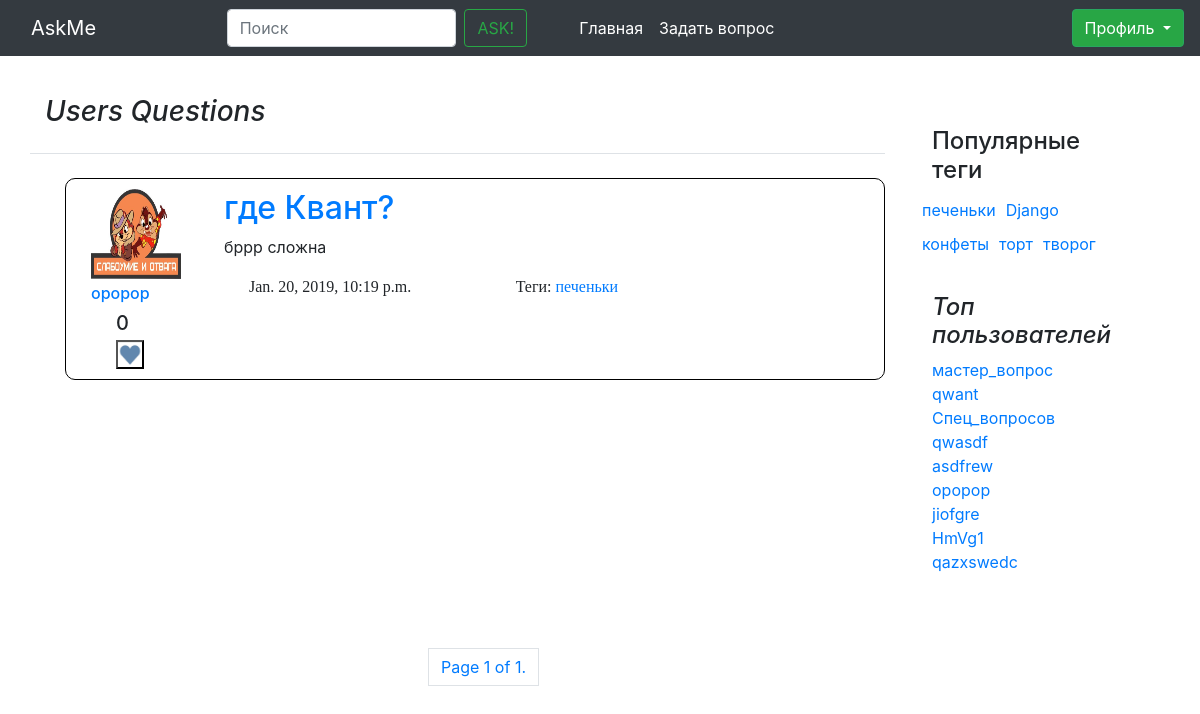
Screenshot of /user/questions/6/ with the database file from the repository.
### questions/models.py (models this page shows, shortened)
class Question(models.Model):
    author = models.ForeignKey(CustomUser, on_delete=models.CASCADE)
    title = models.CharField(max_length=120, default='', verbose_name=u"Заголовок вопроса", null=True)
    text = models.TextField(verbose_name=u"Полное описание вопроса", null=True)
    create_date = models.DateTimeField(default=datetime.now, verbose_name=u"Время создания вопроса", null=True)
    is_active = models.BooleanField(default=True, verbose_name=u"Доступность вопроса")
    tags = models.ManyToManyField(Tag, blank=True)
    rating = models.IntegerField(default=0, null=False, verbose_name="Рейтинг вопроса")
    objects = QuestionManager()
    class Meta:
        ordering = ['-create_date']

class CustomUser(AbstractUser):
    upload = models.ImageField(upload_to='uploads/%Y/%m/%d/', blank=False)
    registration_date = models.DateTimeField(default=timezone.now, verbose_name="Дата решистрации", null=True)
    rating = models.IntegerField(default=0, verbose_name="Рейтинг пользователя", null=True)
    objects = UserManager()
    def __str__(self):
        return self.username

class Tag(models.Model):
    title = models.CharField(max_length=120, verbose_name=u"Заголовок ярлыка", null=True)
    objects = TagManager()
    def __str__(self):
        return self.title

### questions/views.py (the view)
# urls.py: path('user/questions/<int:id>/', views.user_questions, name='user_questions'),
def user_questions(request, id):	#Переделай вид страницы! не красиво!
	return render(request, "user_question.html", {
		'questions': paginate(request, models.Question.objects.get_by_user(user_id=id)),
        'tags' : paginate(request, models.Tag.objects.hottest())[:10],
        'users' : paginate(request, models.CustomUser.objects.by_rating())[:10],
        'page_objects' : paginate(request, models.Question.objects.get_by_user(user_id=id)),
		})

### questions/manager.py (called while the page is built)
    def get_by_user(self, user_id):
        return self.all().filter(author__id=user_id)

    def hottest(self):
        return self.annotate(question_count=Count('question')).order_by('-question_count')

    def by_rating(self):
        return self.order_by('-rating')

### questions/views.py (called while the page is built)
def paginate(request, objects_list):
    paginator = Paginator(objects_list, 30)
    page = request.GET.get('page')
    try:
        objects = paginator.page(page)
    except PageNotAnInteger:
        objects = paginator.page(1)
    except EmptyPage:
        objects = paginator.page(paginator.num_pages)
    return objects

### questions/templates/user_question.html
{% extends "tag_find.html" %}
{% load static %}
{% block NamePage_title %}
    Users Questions
{% endblock NamePage_title %}
{% block userPost %}
  {% include "question_frame.html" %}
{% endblock userPost %}

### questions/templates/question_frame.html (shortened to what this page needs)
{% load static %}
<link rel="stylesheet" href="{% static "/css/Like.css" %}">
  {% for obj in questions %}
      <div class="blog-post row Post box-shadow">
        <div class="avatarka_in_post col-md-2 ">
          {% load static %}
          <a href="{% url 'user' id=obj.author.id %}">
          	{% if obj.author.upload %}
          		<img src="{{MEDIA_URL}}{{obj.author.upload.url}}" width="90" height="90">
          	{% else %}
          	    <img src="{% static "/img/Empty2.jpg" %}" width="90" height="90">
          	{% endif %}
            <br>
            <div class="h6 Author_label">
              {{obj.author}}
            </div>
          </a>
    			<div class="container Like_rating_move">
    				<div class="row">
    					<div class="card-text h5 Like_rating_mv">
    						{{obj.rating}}
    					</div>
    				</div>
    				<div class="row Like_button_up_menu">
    					<div class="col-md-3">
                <button class="my_btn1 js-like-question Like_button" data-question_id="{{ obj.id }}" data-like_type="like" style="padding: 0px 0px 0px 0px;margin-top: 5px;">
                  <img src="{% static "/img/Like_heart.jpg" %}" alt="" width="24" height="24">
                </button>
    					</div>
    				</div>
    			</div>
        </div>
      <div class="Context_Post col-md-10">
        <a href="{% url 'question_page' id=obj.id %}">
        	<h2 class="blog-post-title">{{obj.title}}</h2>
        </a>
        <p>{{obj.text | truncatechars:200}}</p>
        {% block BottomOnePost %}
          <div class="blog-post-meta row Post_title_bottom">
            <div class="col-md-5">
                {{obj.create_date}}
            </div>
            <div class="col-7">
          	{% if obj.tags %}
          		<p>Теги:
              		{% for t in obj.tags.all %}
              			<a href="{% url 'tag' id=t.id %}">
							        {{t}}
              			</a>
              		{% endfor %}
              	</p>
          	{% endif %}
            </div>
          </div>
        {% endblock BottomOnePost %}
      </div>
    </div>
  {% endfor %}

### questions/templates/aside_menu.html
{% block Asidemenu %}
  <aside class="blog-sidebar my_blog">
    <div class="p-3 mb-3">
      <div class="p-3">
        <h4>Популярные теги</h4>
        <div class="row">
          {% for t in tags %}
            <a href="{% url 'tag' id=t.id %}" class="Pop_tags">{{ t.title }}</a>
          {% endfor %}
        </div>
      </div>
      <div class="p-3">
        <h4 class="font-italic">Топ пользователей</h4>
        <ol class="list-unstyled">
          {% for user in users %}
            <li><a href="{% url 'user' id=user.id %}">{{ user }}</a></li>
          {% endfor %}
        </ol>
      </div>
    </div>
  </aside>
{% endblock Asidemenu %}

### static/css/base.css (style rules this page uses)
.my_blog { margin-top: 95px; }
.Post { border: 1px solid black; border-radius: 10px 10px 10px 10px; margin-left: 20px; padding:10px; margin-bottom: 10px; }
.Post_title_bottom { margin-left: 10px; font-family: "sans-serif"; }
.Pop_tags { padding: 5px; }
.Author_label { margin-top: 5px; }

### static/css/bender.css (style rules this page uses)
.my_blog { margin-top: 95px; }
.Post { border: 1px solid black; border-radius: 10px 10px 10px 10px; margin-left: 20px; padding:10px; margin-bottom: 10px; }
.Post_title_bottom { margin-left: 10px; font-family: "sans-serif"; }
.Pop_tags { padding: 5px; }

### static/css/Like.css (style rules this page uses)
.Like_rating_move { margin-left: 10px; }
.Like_rating_mv { margin-left: 15px; color: ##A6A786 ; }
.Like_button { margin-top: 15px; }

### rows the page displays
Question: author.upload (picture), author "opopop", rating "0", title "где Квант?", text "бррр сложна", create_date "Jan. 20, 2019, 10:19 p.m."
Tag: title "печеньки"
Tag: title "Django"
Tag: title "конфеты"
Tag: title "торт"
Tag: title "творог"
CustomUser: username "мастер_вопрос"
CustomUser: username "qwant"
CustomUser: username "Спец_вопросов"
CustomUser: username "qwasdf"
CustomUser: username "asdfrew"
CustomUser: username "opopop"
CustomUser: username "jiofgre"
CustomUser: username "HmVg1"
CustomUser: username "qazxswedc"

### other values shown
{{ page_objects.number }} "1"
{{ page_objects.paginator.num_pages }} "1"
